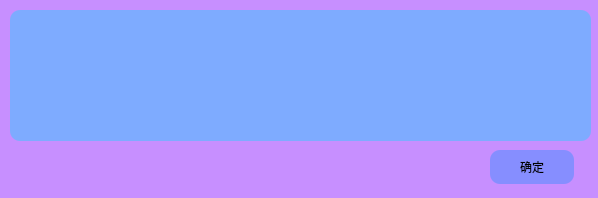
<?xml version="1.0" encoding="UTF-8"?>
<ui version="4.0">
 <class>Massage</class>
 <widget class="QWidget" name="Massage">
  <property name="geometry">
   <rect>
    <x>0</x>
    <y>0</y>
    <width>598</width>
    <height>198</height>
   </rect>
  </property>
  <property name="windowTitle">
   <string>Massage Box</string>
  </property>
  <property name="styleSheet">
   <string notr="true">background:rgb(199, 143, 255)</string>
  </property>
  <widget class="QLineEdit" name="massage">
   <property name="geometry">
    <rect>
     <x>10</x>
     <y>10</y>
     <width>581</width>
     <height>131</height>
    </rect>
   </property>
   <property name="font">
    <font>
     <family>Noto Rashi Hebrew Thin</family>
     <pointsize>22</pointsize>
    </font>
   </property>
   <property name="styleSheet">
    <string notr="true">background:rgb(126, 171, 255);
border-radius: 10px</string>
   </property>
  </widget>
  <widget class="QPushButton" name="enter">
   <property name="geometry">
    <rect>
     <x>490</x>
     <y>150</y>
     <width>84</width>
     <height>34</height>
    </rect>
   </property>
   <property name="styleSheet">
    <string notr="true">background:rgb(134, 142, 255);
border-radius: 10px</string>
   </property>
   <property name="text">
    <string>确定</string>
   </property>
  </widget>
 </widget>
 <resources/>
 <connections/>
</ui>
